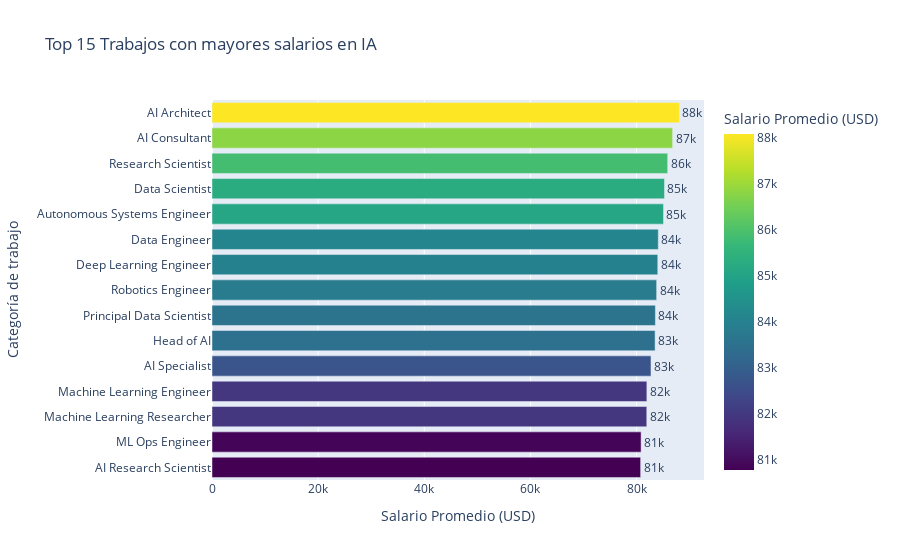

Notebook code for this chart:
### Code cell
# --- Pregunta 4: Top 15 categorías de trabajo con mayores salarios ---

# Agrupar por título del trabajo y calcular salario promedio
top_roles_by_salary = (
    df.groupby('job_title')['salary_usd']
    .mean()
    .sort_values(ascending=False)
    .head(15)
    .reset_index()
)

# Gráfico con tonos cálidos
fig_roles = px.bar(
    top_roles_by_salary,
    x='salary_usd',
    y='job_title',
    orientation='h',
    title='Top 15 Trabajos con mayores salarios en IA',
    labels={'job_title': 'Categoría de trabajo', 'salary_usd': 'Salario Promedio (USD)'},
    text='salary_usd',
    color='salary_usd',  # Usamos el valor de salario como referencia de color
    color_continuous_scale=px.colors.sequential.Viridis
)
fig_roles.update_traces(texttemplate='%{text:.2s}', textposition='outside')
fig_roles.update_layout(yaxis={'categoryorder': 'total ascending'}, coloraxis_showscale=True)

fig_roles.show()

### Figure 1 — Plotly figure (JSON) as saved in the notebook; plotly's stock layout.template omitted (floating-point values rounded to 4 significant figures)
{"data": [{"hovertemplate": "Salario Promedio (USD)=%{marker.color}<br>Categoría de trabajo=%{y}<extra></extra>", "legendgroup": "", "marker": {"color": [88080.0, 86800.0, 85870.0, 85270.0, 85080.0, 84100.0, 84000.0, 83790.0, 83550.0, 83500.0, 82720.0, 81950.0, 81930.0, 80860.0, 80770.0], "coloraxis": "coloraxis", "pattern": {"shape": ""}}, "name": "", "orientation": "h", "showlegend": false, "text": [88080.0, 86800.0, 85870.0, 85270.0, 85080.0, 84100.0, 84000.0, 83790.0, 83550.0, 83500.0, 82720.0, 81950.0, 81930.0, 80860.0, 80770.0], "textposition": "outside", "texttemplate": "%{text:.2s}", "type": "bar", "x": [88080.0, 86800.0, 85870.0, 85270.0, 85080.0, 84100.0, 84000.0, 83790.0, 83550.0, 83500.0, 82720.0, 81950.0, 81930.0, 80860.0, 80770.0], "xaxis": "x", "y": ["AI Architect", "AI Consultant", "Research Scientist", "Data Scientist", "Autonomous Systems Engineer", "Data Engineer", "Deep Learning Engineer", "Robotics Engineer", "Principal Data Scientist", "Head of AI", "AI Specialist", "Machine Learning Engineer", "Machine Learning Researcher", "ML Ops Engineer", "AI Research Scientist"], "yaxis": "y"}], "layout": {"barmode": "relative", "coloraxis": {"colorbar": {"title": {"text": "Salario Promedio (USD)"}}, "colorscale": [[0, "#440154"], [0.1111, "#482878"], [0.2222, "#3e4989"], [0.3333, "#31688e"], [0.4444, "#26828e"], [0.5556, "#1f9e89"], [0.6667, "#35b779"], [0.7778, "#6ece58"], [0.8889, "#b5de2b"], [1, "#fde725"]], "showscale": true}, "legend": {"tracegroupgap": 0}, "title": {"text": "Top 15 Trabajos con mayores salarios en IA"}, "xaxis": {"anchor": "y", "domain": [0, 1], "title": {"text": "Salario Promedio (USD)"}}, "yaxis": {"anchor": "x", "categoryorder": "total ascending", "domain": [0, 1], "title": {"text": "Categoría de trabajo"}}}}
